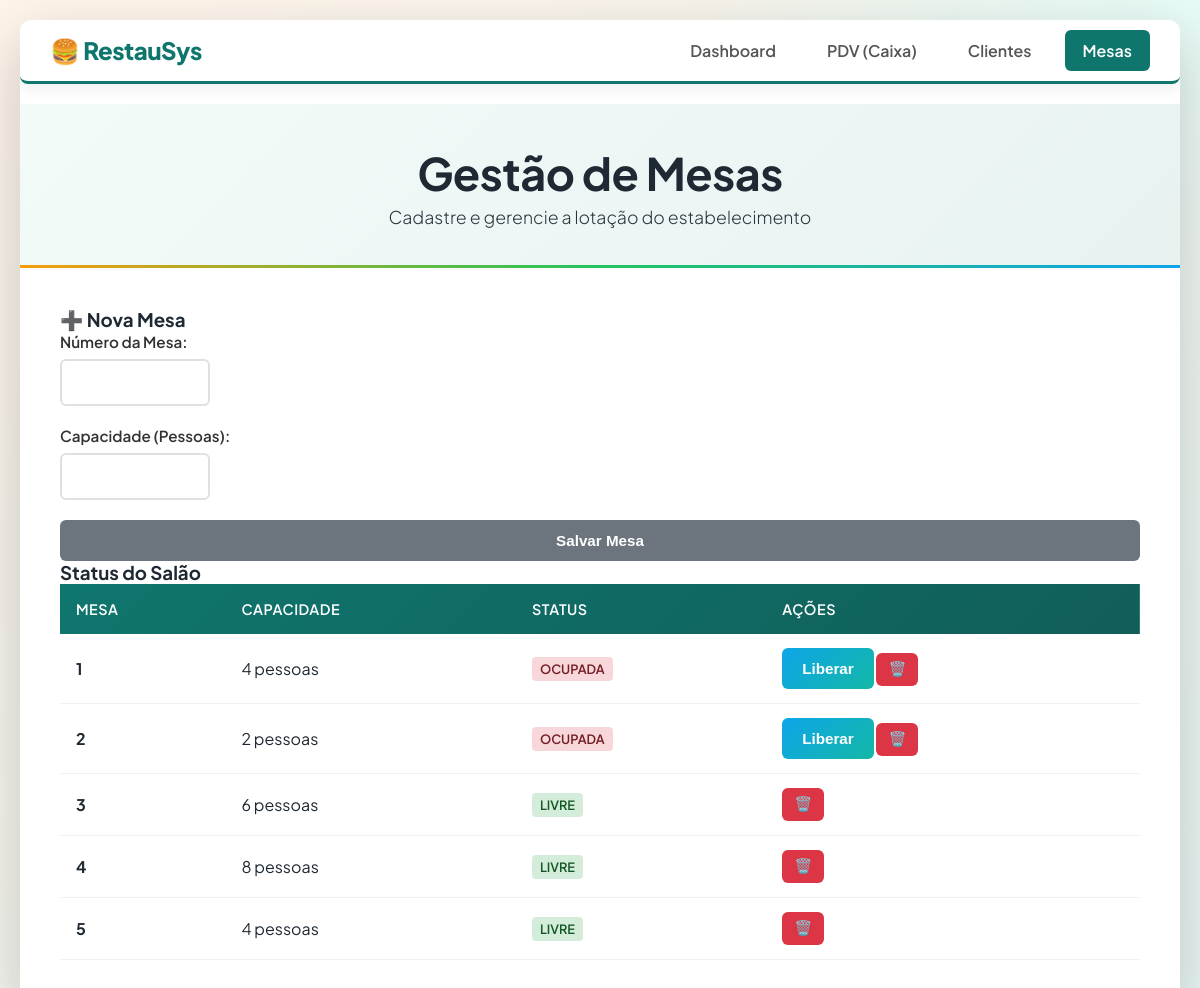
/pages/mesas.php, run on an earlier commit of the app's database.
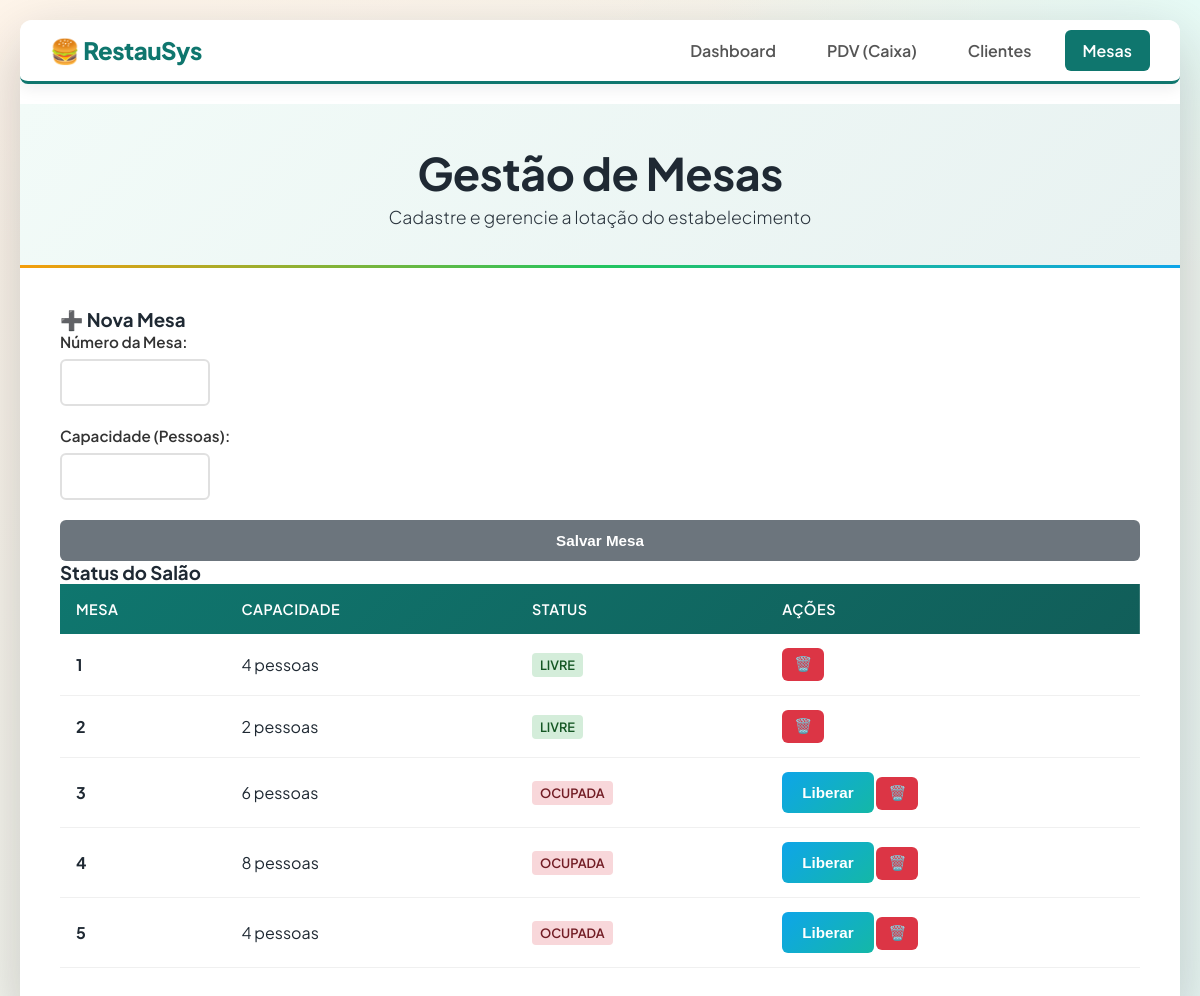
And on a later commit of the database.
### tables this page shows
CREATE TABLE mesas (
    id_mesa INTEGER PRIMARY KEY AUTOINCREMENT,
    numero INTEGER NOT NULL UNIQUE,
    capacidade INTEGER NOT NULL,
    status TEXT NOT NULL DEFAULT 'livre' CHECK (status IN ('livre','ocupada','reservada'))
);

### config/config.php (called while the page is built, shortened)
<?php
$pdo = initialize_database(DB_PATH, false);
function query_all(string $sql, array $params = []): array
{
    global $pdo;
    $stmt = $pdo->prepare($sql);
    $stmt->execute($params);
    return $stmt->fetchAll() ?: [];
}

### pages/mesas.php (the view, shortened to what this page needs)
<?php
require_once __DIR__ . "/../config/config.php";
$mesas = query_all("SELECT * FROM mesas ORDER BY numero ASC");
?>
<!DOCTYPE html>
<html lang="pt-BR">
<head>
    <link rel="stylesheet" href="../css/style.css">
</head>
<body>
    <div class="container">
        <nav class="navbar">
            <div class="nav-logo">🍔 RestauSys</div>
            <ul class="nav-links">
                <li><a href="../index.php">Dashboard</a></li>
                <li><a href="pedidos.php">PDV (Caixa)</a></li>
                <li><a href="clientes.php">Clientes</a></li>
                <li><a href="mesas.php" class="active">Mesas</a></li>
            </ul>
        </nav>
        <header>
            <div class="header-content">
                <h1>Gestão de Mesas</h1>
                <p class="header-subtitle">Cadastre e gerencie a lotação do estabelecimento</p>
            </div>
        </header>
        <main>
            <div class="dashboard-grid">
                <div class="card" style="border-top-color: #6c757d;">
                    <h3>➕ Nova Mesa</h3>
                    <form method="POST" class="formulario">
                        <div class="form-grupo">
                            <label>Número da Mesa:</label>
                            <input type="number" name="numero" required>
                        </div>
                        <div class="form-grupo">
                            <label>Capacidade (Pessoas):</label>
                            <input type="number" name="capacidade" required>
                        </div>
                        <button type="submit" class="btn " style="background: #6c757d; color: white;">Salvar Mesa</button>
                    </form>
                </div>
                <div class="card" style="border-top-color: #e83e8c;">
                    <h3>Status do Salão</h3>
                    <div style="max-height: 400px; overflow-y: auto;">
                        <table class="tabela">
                            <thead>
                                <tr>
                                    <th>Mesa</th>
                                    <th>Capacidade</th>
                                    <th>Status</th>
                                    <th>Ações</th>
                                </tr>
                            </thead>
                            <tbody>
                                <?php foreach($mesas as $m): ?>
                                <tr>
                                    <td><strong><?=$m["numero"]?></strong></td>
                                    <td><?=$m["capacidade"]?> pessoas</td>
                                    <td>
                                        <span class="status-badge status-<?=$m["status"]?>"><?=$m["status"]?></span>
                                    </td>
                                    <td>
                                        <?php if ($m["status"] !== "livre"): ?>
                                            <form method="POST" style="display:inline;" onsubmit="return confirm('Deseja liberar esta mesa?');">
                                                <button type="submit" class="btn btn-adicionar" title="Liberar">Liberar</button>
                                            </form>
                                        <?php endif; ?>
                                        <form method="POST" style="display:inline;" onsubmit="return confirm('Deseja remover esta mesa?');">
                                            <button type="submit" class="btn btn-remover" title="Remover">🗑️</button>
                                        </form>
                                    </td>
                                </tr>
                                <?php endforeach; ?>
                            </tbody>
                        </table>
                    </div>
                </div>
            </div>
        </main>
    </div>
</body>
</html>

What changed in the data, as far as the page shows it:
changed mesas (number 1 of 5 on the later page): status "OCUPADA" → "LIVRE"; no longer shows "Liberar"
changed mesas (number 2 of 5 on the later page): status "OCUPADA" → "LIVRE"; no longer shows "Liberar"
changed mesas (number 3 of 5 on the later page): status "LIVRE" → "OCUPADA"; now shows "Liberar"
changed mesas (number 4 of 5 on the later page): status "LIVRE" → "OCUPADA"; now shows "Liberar"
changed mesas (number 5 of 5 on the later page): status "LIVRE" → "OCUPADA"; now shows "Liberar"
